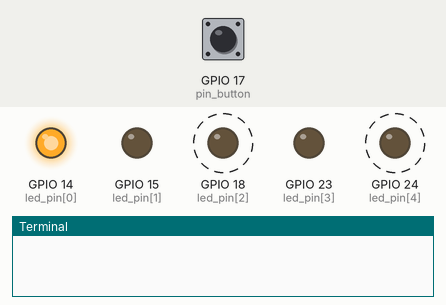
This program was run on a simulated Raspberry Pi (BCM pin numbers). On the bench: output pins drawn as LEDs (lit = HIGH), the last lines printed to the terminal. Dashed ring = blinking. Inputs (shaded band) come from the test bench; at power-on: GPIO 17 (pin_button) HIGH. Random numbers come from a fixed seed.

Above: at 1.2 s.
1.3 s: GPIO 17 (pin_button) pulled LOW for 0.15 s
At 1.5 s:
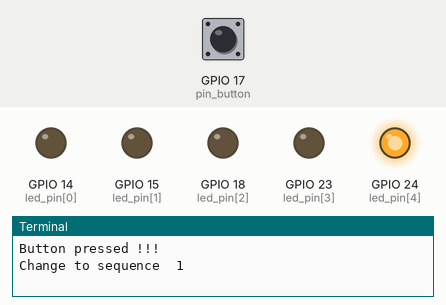
4.3 s: GPIO 17 (pin_button) pulled LOW for 1 s
At 5.2 s:
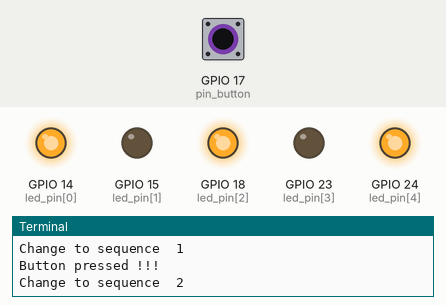
7.8 s: GPIO 17 (pin_button) pulled LOW for 0.15 s
At 9.2 s:
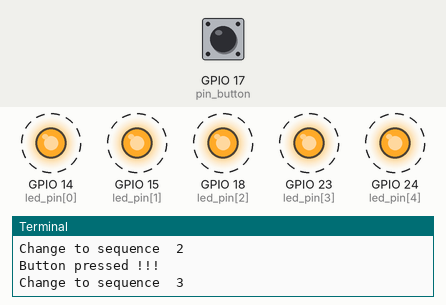
10.8 s: GPIO 17 (pin_button) pulled LOW for 3.2 s
Timing chart, 0 to 16.5 s (numbered marks = the images above; inputs shaded):
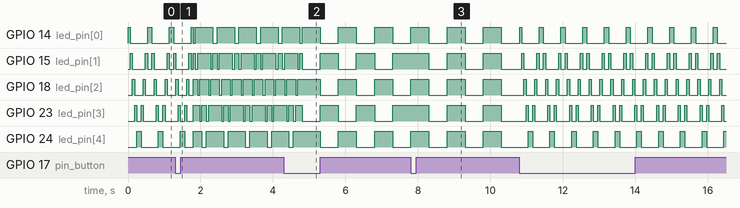

Measured:
- by itself, GPIO 14 (led_pin[0]): repeats every 0.60 s: LOW 0.48 s, HIGH 0.12 s
- by itself, GPIO 15 (led_pin[1]): repeats every 0.60 s: LOW 0.36 s, HIGH 0.06 s, LOW 0.12 s, HIGH 0.06 s
- by itself, GPIO 18 (led_pin[2]): alternates HIGH for 0.06 s and LOW for 0.24 s
- by itself, GPIO 23 (led_pin[3]): repeats every 0.60 s: LOW 0.12 s, HIGH 0.06 s, LOW 0.36 s, HIGH 0.06 s
- by itself, GPIO 24 (led_pin[4]): alternates HIGH for 0.12 s and LOW for 0.48 s

The program:

control_v2.py
```python
# -*- coding: cp1252 -*-
import RPi.GPIO as GPIO
import time
from random import choice


# general GPIO setting
GPIO.setwarnings(False)
GPIO.setmode(GPIO.BCM)


# exit program
def callback_button(channel):
	global RUN
	global seq_counter

	print("Button pressed !!!")
	if seq_counter + 1 < len(seq_list):
		seq_counter += 1
	else:
		seq_counter = 0
	print("Change to sequence ", seq_counter)
	#RUN = False


# turn all LED ON
def all_led_on():
	GPIO.output(led_pin, GPIO.HIGH)


# turn all LED OFF
def all_led_off():
	GPIO.output(led_pin, GPIO.LOW)


# turn one led at the time
def run_wave_effect():
	all_led_off()
	for led in led_pin:
		GPIO.output(led, GPIO.HIGH)
		time.sleep(0.06)
		GPIO.output(led, GPIO.LOW)

	for led in reversed(led_pin):
		GPIO.output(led, GPIO.HIGH)
		time.sleep(0.06)
		GPIO.output(led, GPIO.LOW)


# turn led off one at the time
def run_wave_effect_reverse():
	all_led_on()
	for led in led_pin:
		GPIO.output(led, GPIO.LOW)
		time.sleep(0.06)
		GPIO.output(led, GPIO.HIGH)

	for led in reversed(led_pin):
		GPIO.output(led, GPIO.LOW)
		time.sleep(0.06)
		GPIO.output(led, GPIO.HIGH)


# random light up
def run_random_led(times):
	all_led_off()
	for _ in range(times):
		led = choice(led_pin)
		GPIO.output(led, GPIO.HIGH)
		time.sleep(0.05)
		GPIO.output(led, GPIO.LOW)


# turn on led alternatively
def alternate_triple_leds():
    all_led_off()
    for led_index in range(len(led_pin)):
        if led_index%2 == 0:
            GPIO.output(led_pin[led_index], GPIO.HIGH)

    time.sleep(0.5)

    for led_index in range(len(led_pin)):
        if led_index%2 != 0:
            GPIO.output(led_pin[led_index], GPIO.HIGH)
        else:
            GPIO.output(led_pin[led_index], GPIO.LOW)

    time.sleep(0.5)


# transition sequence
def run_transition():
	for i in range(3):
		all_led_on()
		time.sleep(0.5)
		all_led_off()
		time.sleep(0.5)


# LEDS pinouts setting
led_pin = [14, 15, 18, 23, 24]  # RPI BCM PIN
GPIO.setup(led_pin, GPIO.OUT, initial=GPIO.LOW)

# pin button configuration to stop program
pin_button = 17  # RPI BCM PIN 17
GPIO.setup(pin_button, GPIO.IN, pull_up_down=GPIO.PUD_UP)
GPIO.add_event_detect(pin_button, GPIO.FALLING, callback=callback_button, bouncetime=200)

# program setting
RUN = True
seq_list = [run_wave_effect, run_wave_effect_reverse, alternate_triple_leds, run_transition]  # all sequences
seq_counter = 0


# main loop
def main():
	try:
		while RUN:
			seq_list[seq_counter]()
	# exit loop
	except KeyboardInterrupt:
		print("Exit program !")
		pass

if __name__ == "__main__":
	main()

print('Cleaning GPIO state..')
GPIO.cleanup()
```
